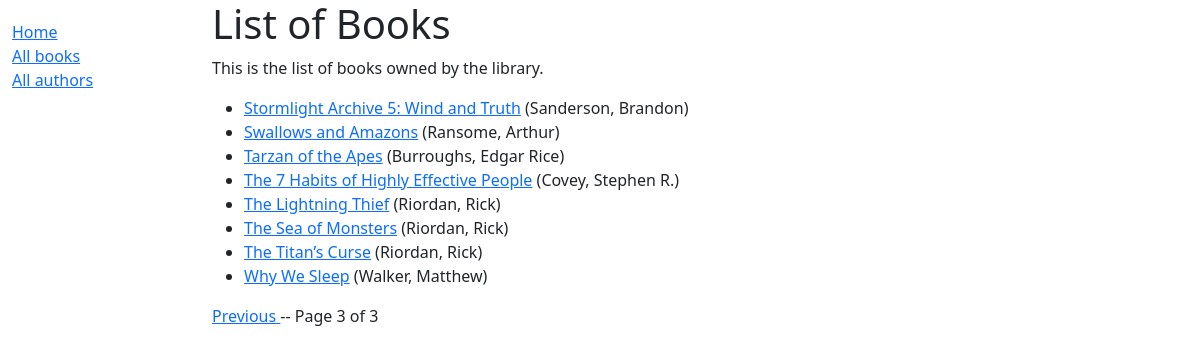
Page /catalog/books/?page=3 on the earlier database version.
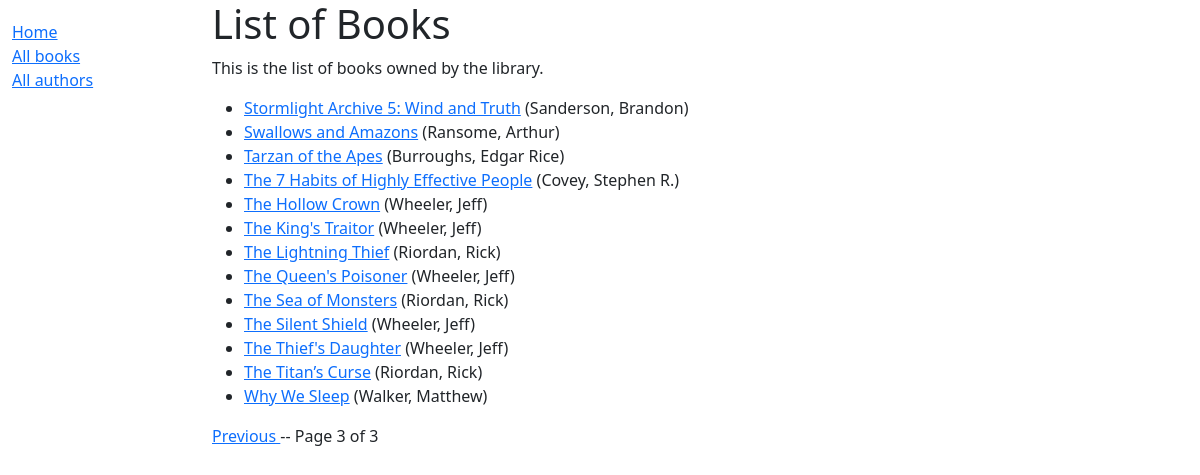
Same page on the later database version.
### catalog/models.py (models this page shows, shortened)
class Book(models.Model):
    title = models.CharField(max_length=200)
    author = models.ForeignKey('Author', on_delete=models.RESTRICT, null=True)
    summary = models.TextField(
        max_length=1000,
        help_text="Enter a brief description of the book",
    )
    isbn = models.CharField(
        'ISBN',
        max_length=13,
        unique=True,
        help_text='13 Character <a href="https://www.isbn-international.org/'
                  'content/what-isbn">ISBN number</a>',
    )
    genre = models.ManyToManyField(
        Genre,
        help_text="Select a genre for this book",
    )   # each genre can have many books and a book can have multiple genres
    def display_genre(self):
        """Create a string for the Genre. Required to display in Admin."""
        return '; '.join(genre.name for genre in self.genre.all()[:3])
    display_genre.short_description = 'Genre'
    language = models.ForeignKey(
        Language, on_delete=models.SET_NULL, null=True
    )
    def get_absolute_url(self):
        return reverse('catalog:book-detail', args=[str(self.id)])
    class Meta:
        ordering = ['title', 'author']

class Author(models.Model):
    first_name = models.CharField(max_length=100)
    last_name = models.CharField(max_length=100)
    date_of_birth = models.DateField(null=True, blank=True)
    date_of_death = models.DateField('Died', null=True, blank=True)
    class Meta:
        ordering = ['last_name', 'first_name']
    def __str__(self) -> str:
        return f'{self.last_name}, {self.first_name}'

### catalog/views.py (the view)
# urls.py: path('books/', views.BookListView.as_view(), name='books'),
class BookListView(generic.ListView):
    model = Book
    paginate_by = 15
    def get_context_data(self, **kwargs: Any) -> dict[str, Any]:
        context = super().get_context_data(**kwargs)
        context['some_data'] = 'Some other data'
        return context

### catalog/templates/catalog/book_list.html (shortened to what this page needs)
{% extends 'base_generic.html' %}
{% block content %}
    <h1>List of Books</h1>
    <p>
        This is the list of books owned by the library.
    </p>
    {% if object_list %}
        <ul>
            {% for book in object_list %}
                <li>
                    <a href="{{ book.get_absolute_url }}">{{ book.title }}</a>
                    ({{ book.author }})
                </li>
            {% endfor %}
        </ul>
    {% else %}
        <p>There are not books in the library.</p>
    {% endif %}
{% endblock %}

### catalog/templates/base_generic.html (shortened to what this page needs)
<!DOCTYPE html>
<html lang="en">
    <head>
        <link rel="stylesheet"
            href="https://cdn.jsdelivr.net/npm/bootstrap@5.3.3/dist/css/bootstrap.min.css"
>
        {% load static %}
        <link rel="stylesheet" href="{% static 'css/styles.css' %}">
    </head>
    <body>
        <div class="container-fluid">
            <div class="row">
                <div class="col-sm-2">
                    {% block sidebar %}
                        <ul class="sidebar-nav">
                            <li><a href="{% url 'catalog:index' %}">Home</a></li>
                            <li><a href="{% url 'catalog:books' %}">All books</a></li>
                            <li><a href="{% url 'catalog:authors' %}">All authors</a></li>
                        </ul>
                    {% endblock %}
                </div>
                <div class="col-sm-10">
                    {% block content %}
                    {% endblock %}
                    {% block pagination %}
                        {% if is_paginated %}
                            <div class="pagination">
                                <span class="page-links">
                                    {% if page_obj.has_previous %}
                                        <a href="{{ request.path }}?page={{ page_obj.previous_page_number }}">
                                            Previous
                                        </a>--
                                    {% endif %}
                                    <span class="page-current">
                                        Page {{ page_obj.number }} of {{ page_obj.paginator.num_pages }}
                                    </span>
                                </span>
                            </div>
                        {% endif %}
                    {% endblock %}
                </div>
            </div>
        </div>
    </body>
</html>

### catalog/static/css/styles.css (style rules this page uses)
.sidebar-nav { margin-top: 20px; padding: 0; list-style: none; }

Differences in the rows shown:
added Book: title "The Hollow Crown", author "Wheeler, Jeff"
added Book: title "The King's Traitor", author "Wheeler, Jeff"
added Book: title "The Queen's Poisoner", author "Wheeler, Jeff"
added Book: title "The Silent Shield", author "Wheeler, Jeff"
added Book: title "The Thief's Daughter", author "Wheeler, Jeff"
